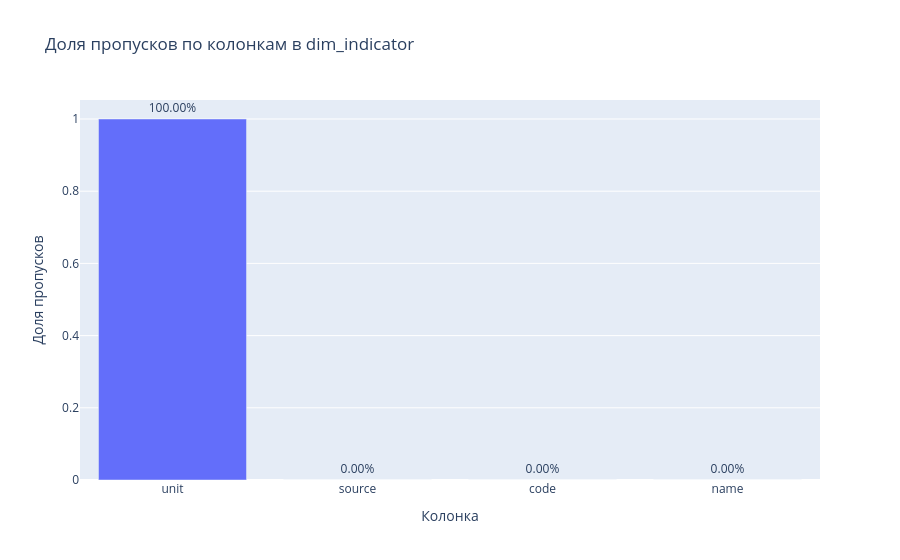

The notebook cell saved with this chart:
### Code cell
fig = px.bar(
    missing_summary.reset_index().rename(columns={"index": "column"}),
    x="column",
    y="missing_ratio",
    title="Доля пропусков по колонкам в dim_indicator",
    text="missing_ratio"
)
fig.update_traces(texttemplate="%{text:.2%}", textposition="outside")
fig.update_layout(xaxis_title="Колонка", yaxis_title="Доля пропусков")
fig.show()

### Figure 1 — Plotly figure (JSON) as saved in the notebook; plotly's stock layout.template omitted (floating-point values rounded to 4 significant figures)
{"data": [{"hovertemplate": "column=%{x}<br>missing_ratio=%{text}<extra></extra>", "legendgroup": "", "marker": {"color": "#636efa", "pattern": {"shape": ""}}, "name": "", "orientation": "v", "showlegend": false, "text": [1.0, 0.0, 0.0, 0.0], "textposition": "outside", "texttemplate": "%{text:.2%}", "type": "bar", "x": ["unit", "source", "code", "name"], "xaxis": "x", "y": [1.0, 0.0, 0.0, 0.0], "yaxis": "y"}], "layout": {"barmode": "relative", "legend": {"tracegroupgap": 0}, "title": {"text": "Доля пропусков по колонкам в dim_indicator"}, "xaxis": {"anchor": "y", "domain": [0, 1], "title": {"text": "Колонка"}}, "yaxis": {"anchor": "x", "domain": [0, 1], "title": {"text": "Доля пропусков"}}}}
